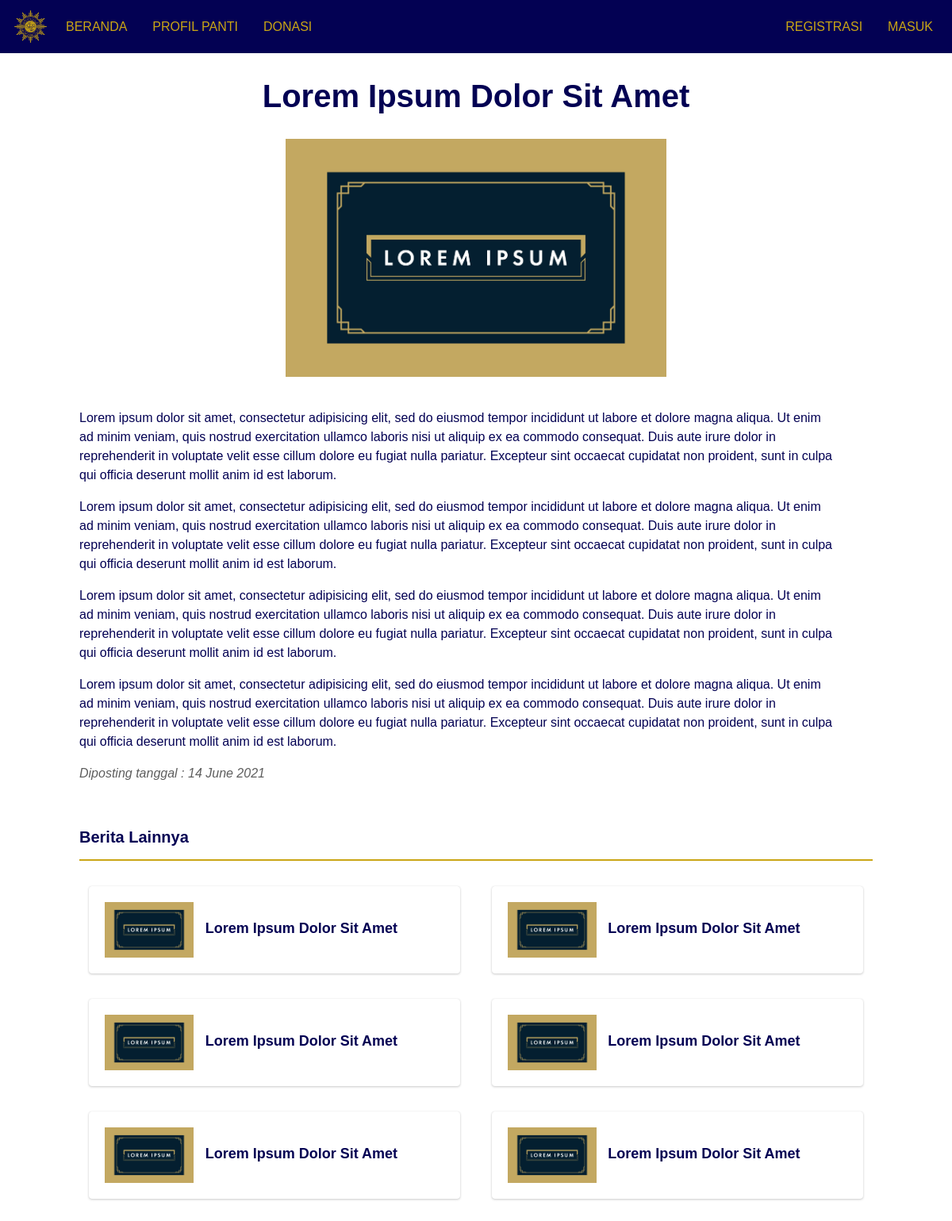
/Beranda/Berita/1, run on the app's committed database.
### tables this page shows
CREATE TABLE `tabel_berita` (
  `id_berita` int(11) NOT NULL,
  `tanggal_berita` date NOT NULL,
  `judul_berita` varchar(100) NOT NULL,
  `cover_berita` varchar(100) NOT NULL,
  `isi_berita` text NOT NULL
);

### application/controllers/Beranda.php (called while the page is built, shortened)
<?php
  class Beranda extends CI_Controller{
    public function __construct(){
      $this->load->library('pagination');
      $this->load->model('Model_admin', 'berita');
    }
    public function Berita($id_berita){
      $data['tabel_akun'] = $this->db->get_where('tabel_akun', ['id_user' => $this->session->userdata('id_user')])->row_array();
      $data['berita']     = $this->db->get_where('tabel_berita', ['id_berita' => $id_berita])->row_array();
      $data['judul']      = $data['berita']['judul_berita'];
      $this->db->select('*');
      $this->db->from('tabel_berita');
      $this->db->limit(6);
      $this->db->order_by('rand()');
      $data['s_berita'] = $this->db->get()->result();
      $this->load->view('Templates/head', $data);
      $this->load->view('Templates/navbar');
      $this->load->view('Beranda/Berita');
      $this->load->view('Templates/foot');
    }
  }

### index.php (called while the page is built, shortened)
<?php
require_once BASEPATH.'core/CodeIgniter.php';

### application/views/Beranda/Berita.php (the view)
<body style="color: #030153; font-family: Arial">
	<div style="padding: 30px 100px; width: 100%; float: left">
		<h1 style="text-align: center"><b><?= $berita['judul_berita'] ?></b></h1>
		<img src="<?= base_url('assets/img/foto_berita/') . $berita['cover_berita'] ?>" style="max-height: 300px; margin: 30px auto 40px auto; display: block">
		<div style="margin-right: 50px; display: block">
			<?= $berita['isi_berita'] ?>
		</div>
		<p style="color: #5E5E5E"><i>Diposting tanggal : <?= date("d F Y", strtotime($berita['tanggal_berita'])) ?></i></p>
	</div>
	<div style="margin: 10px 100px 10px 100px; float: left">
		<h5><b>Berita Lainnya</b></h5>
		<hr style="border: 1px solid #CAA615">
		<div class="row mb-4">
			<?php foreach ($s_berita as $b) : ?>
				<div class="col-lg-6 d-md-block mt-3">
					<div class="card" style="width: 95%; margin-left: auto; margin-right: auto; padding: 20px">
						<a href="<?= base_url('Beranda/Berita/') . $b->id_berita ?>" style="color: #030153">
							<img src="<?= base_url('assets/img/foto_berita/') . $b->cover_berita ?>" style="max-height: 70px; border-radius: 0px">
							<span style="margin: 0px 10px; font-size: 18px">
								<b><?= $b->judul_berita ?></b>
							</span>
						</a>
					</div>
				</div>
			<?php endforeach ?>
		</div>
	</div>
</body>

### data on the page
tabel_berita: judul_berita "Lorem Ipsum Dolor Sit Amet", cover_berita (picture), isi_berita "Lorem ipsum dolor sit amet, consectetur adipisicing elit, sed do eiusmod tempor incididunt ut labore et dolore magna aliqua. Ut enim ad minim veniam, quis nostrud exercitation ullamco laboris nisi ut aliquip ex ea commodo consequat. Duis aute irure dolor in reprehenderit in voluptate velit esse cillum dolore eu fugiat nulla pariatur. Excepteur sint occaecat cupidatat non proident, sunt in culpa qui officia deserunt mollit anim id est laborum. Lorem ipsum dolor sit amet, consectetur adipisicing elit, sed do eiusmod tempor incididunt ut labore et dolore magna aliqua. Ut enim ad minim veniam, quis nostrud exercitation ullamco laboris nisi ut aliquip ex ea commodo consequat. Duis aute irure…", tanggal_berita "14 June 2021"
tabel_berita: cover_berita (picture), judul_berita "Lorem Ipsum Dolor Sit Amet"
tabel_berita: cover_berita (picture), judul_berita "Lorem Ipsum Dolor Sit Amet"
tabel_berita: cover_berita (picture), judul_berita "Lorem Ipsum Dolor Sit Amet"
tabel_berita: cover_berita (picture), judul_berita "Lorem Ipsum Dolor Sit Amet"
tabel_berita: cover_berita (picture), judul_berita "Lorem Ipsum Dolor Sit Amet"
tabel_berita: cover_berita (picture), judul_berita "Lorem Ipsum Dolor Sit Amet"
